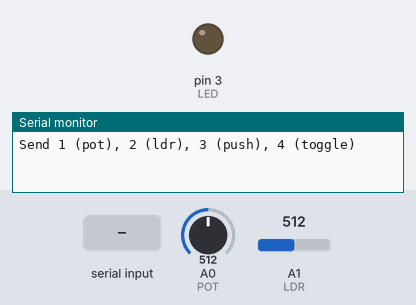
Simulated run of this program. Board: Arduino Uno, built with avr-gcc and run on an emulated ATmega328P. Parts: output pins drawn as LEDs (lit = HIGH), the last lines printed to the serial monitor. Dashed ring = blinking. The inputs (shaded band) are chosen by the test bench; at power-on: A0 (POT) = 512, A1 (LDR) = 512.

Above: at 1.2 s.
1.3 s: "1\n" received over Serial
At 1.43 s:
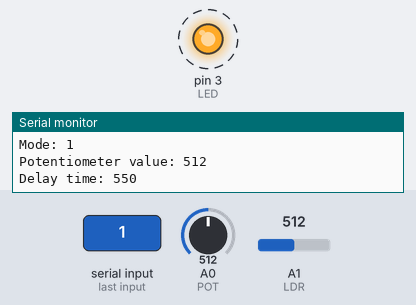
4.3 s: byte 50 ('2') received over Serial
At 5.6 s:
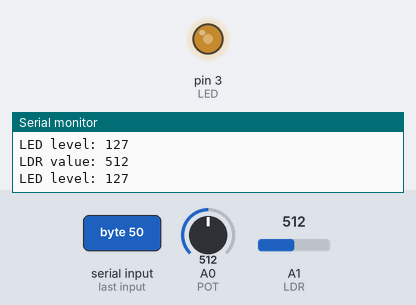
6.1 s: byte 49 ('1') received over Serial
At 6.25 s:
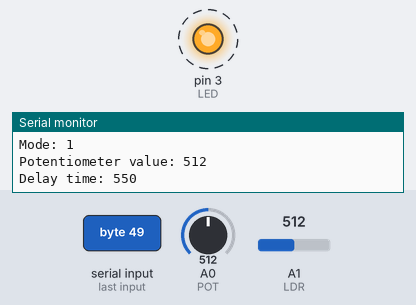
9.1 s: A0 (POT) set to 122
12.1 s: A0 (POT) set to 0
At 13.2 s:
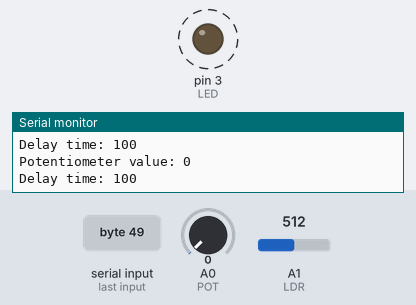
15.1 s: A0 (POT) set to 8
18.1 s: A0 (POT) set to 11
Timing chart, 0 to 22.1 s (numbered marks = the images above; inputs shaded):
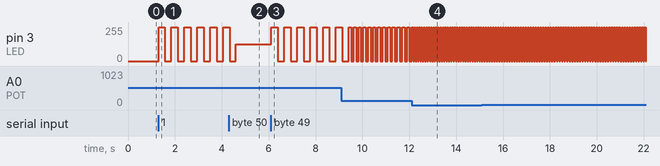

Measured:
- after the input at 1.3 s, pin 3 (LED): alternates 255/255 for 0.28 s and 0/255 for 0.28 s, starting at once
- after the input at 6.1 s, pin 3 (LED): alternates 255/255 for 0.28 s and 0/255 for 0.28 s, starting at once
- after the input at 12.1 s, pin 3 (LED): alternates 255/255 for 0.05 s and 0/255 for 0.05 s, starting after 0.06 s

The program:

main.cpp
```cpp
#include <Arduino.h>

#define LED 3
#define BTN 4
#define POT A0
#define LDR A1

#define DELAY_MIN 100
#define DELAY_MAX 1000

enum Mode { MODE_NONE, MODE_POT, MODE_LDR, MODE_PUSH, MODE_TOGGLE };

Mode mode = MODE_NONE;
bool toggleState = false;

void setup() {
    pinMode(LED, OUTPUT);
    pinMode(POT, INPUT);
    pinMode(LDR, INPUT);
    pinMode(BTN, INPUT_PULLUP);
    Serial.begin(9600);
    Serial.println("Send 1 (pot), 2 (ldr), 3 (push), 4 (toggle)");
}

void potMode() {
    int read = analogRead(POT);
    int delayTime = map(read, 0, 1023, DELAY_MIN, DELAY_MAX);

    Serial.print("Potentiometer value: ");
    Serial.println(read);
    Serial.print("Delay time: ");
    Serial.println(delayTime);

    digitalWrite(LED, HIGH);
    delay(delayTime/2);
    digitalWrite(LED, LOW);
    delay(delayTime/2);
}

void ldrMode() {
    int read = analogRead(LDR);
    int level = map(read, 0, 1023, 0, 255);
    analogWrite(LED, level);

    Serial.print("LDR value: ");
    Serial.println(read);
    Serial.print("LED level: ");
    Serial.println(level);
    delay(100);  // keeps the serial output readable
}

void pushMode() {
    digitalWrite(LED, digitalRead(BTN) == LOW ? HIGH : LOW);
}

void toggleMode() {
    static bool lastPressed = false;
    bool pressed = (digitalRead(BTN) == LOW);

    if (pressed && !lastPressed) {      // only act on the press itself
        toggleState = !toggleState;
        digitalWrite(LED, toggleState ? HIGH : LOW);
        delay(50);                      // debounce
    }
    lastPressed = pressed;
}

void readCommand() {
    if (Serial.available() <= 0) return;

    char c = Serial.read();
    Mode newMode = mode;

    switch (c) {
        case '1': newMode = MODE_POT;    break;
        case '2': newMode = MODE_LDR;    break;
        case '3': newMode = MODE_PUSH;   break;
        case '4': newMode = MODE_TOGGLE; break;
        case '\n':
        case '\r':
        case ' ':
            return;                      // ignore whitespace, keep current mode
        default:
            Serial.println("Unknown command");
            return;                      // invalid input never changes the mode
    }

    if (newMode != mode) {
        mode = newMode;
        digitalWrite(LED, LOW);          // clean slate when switching modes
        toggleState = false;
        Serial.print("Mode: ");
        Serial.println(c);
    }
}

void loop() {
    readCommand();

    switch (mode) {
        case MODE_POT:    potMode();    break;
        case MODE_LDR:    ldrMode();    break;
        case MODE_PUSH:   pushMode();   break;
        case MODE_TOGGLE: toggleMode(); break;
        case MODE_NONE:   break;
    }
}
```
